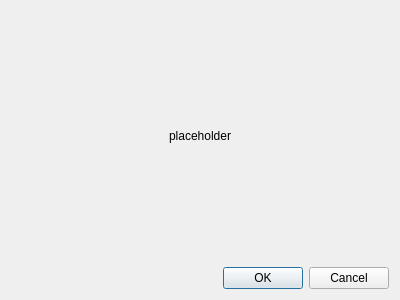
<?xml version="1.0" encoding="UTF-8"?>
<ui version="4.0">
 <class>SynapseReviewProtocol</class>
 <widget class="QDialog" name="SynapseReviewProtocol">
  <property name="geometry">
   <rect>
    <x>0</x>
    <y>0</y>
    <width>400</width>
    <height>300</height>
   </rect>
  </property>
  <property name="windowTitle">
   <string>Dialog</string>
  </property>
  <layout class="QVBoxLayout" name="verticalLayout">
   <item>
    <widget class="QLabel" name="label">
     <property name="text">
      <string>placeholder</string>
     </property>
     <property name="alignment">
      <set>Qt::AlignCenter</set>
     </property>
    </widget>
   </item>
   <item>
    <widget class="QDialogButtonBox" name="buttonBox">
     <property name="orientation">
      <enum>Qt::Horizontal</enum>
     </property>
     <property name="standardButtons">
      <set>QDialogButtonBox::Cancel|QDialogButtonBox::Ok</set>
     </property>
    </widget>
   </item>
  </layout>
 </widget>
 <resources/>
 <connections>
  <connection>
   <sender>buttonBox</sender>
   <signal>accepted()</signal>
   <receiver>SynapseReviewProtocol</receiver>
   <slot>accept()</slot>
   <hints>
    <hint type="sourcelabel">
     <x>248</x>
     <y>254</y>
    </hint>
    <hint type="destinationlabel">
     <x>157</x>
     <y>274</y>
    </hint>
   </hints>
  </connection>
  <connection>
   <sender>buttonBox</sender>
   <signal>rejected()</signal>
   <receiver>SynapseReviewProtocol</receiver>
   <slot>reject()</slot>
   <hints>
    <hint type="sourcelabel">
     <x>316</x>
     <y>260</y>
    </hint>
    <hint type="destinationlabel">
     <x>286</x>
     <y>274</y>
    </hint>
   </hints>
  </connection>
 </connections>
</ui>
